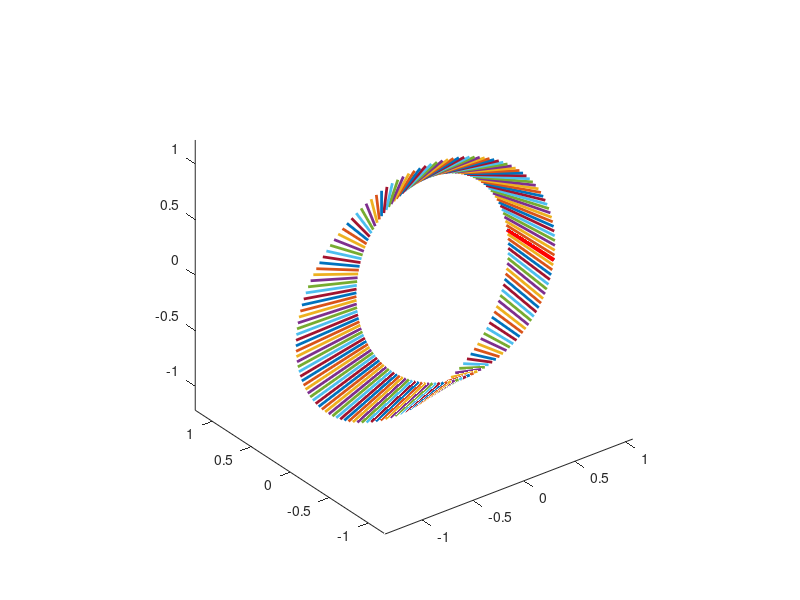

Source code (MATLAB):
% WallArchTwistShrink.m
% Program to plot a twisted arch
% on a planar wall and shrink the
% surface along the way
%
hold off
clear all
% Initial line segment endpoints
R = 1.0; beta = 0.3;
A0 = [R -beta * R 0.0]';
B0 = [R beta * R 0.0]';
n = 150; % n+1 is the number of line
% segments to plot
dtheta = 2*pi / n; dphi = pi / n;
dL = 0.0;
% dphi = 0.0; % no twist case
% dL = 0.0; % no shrinkage
for i=1:n+1
theta = (i - 1) * dtheta;
phi = (i - 1) * dphi;
T1 = [cos(theta) 0 -sin(theta) 0; 0 1 0 0; sin(theta) 0 cos(theta) 0; 0 0 0 1];
T2 = [1 0 0 R; 0 1 0 0; 0 0 1 0; 0 0 0 1];
T3 = [cos(phi) -sin(phi) 0 0; sin(phi) cos(phi) 0 0; 0 0 1 0; 0 0 0 1];
T4 = [1 0 0 -R; 0 1 0 0; 0 0 1 0; 0 0 0 1];
% Shrink segment
% Reduce beta each step
beta1 = beta - (i - 1) * dL;
A00 = [R -beta1 * R 0.0]';
B00 = [R beta1 * R 0.0]';
A = T1 * T2 * T3 * T4 * [A00;1];
B = T1 * T2 * T3 * T4 * [B00;1];
XA(i) = A(1); YA(i) = A(2);
ZA(i) = A(3); XB(i) = B(1);
YB(i) = B(2); ZB(i) = B(3);
X = [XA(i) XB(i)];
Y = [YA(i) YB(i)];
Z = [ZA(i) ZB(i)];
plot3(X,Y,Z,'LineWidth',2)
hold on
end
% Plot generator
X0 = [A0(1) B0(1)];
Y0 = [A0(2) B0(2)];
Z0 = [A0(3) B0(3)];
plot3(X0,Y0,Z0,'LineWidth',3,'Color','r')
axis equal
%
% SolidWorks output matrix
SW = [XA' YA' ZA' XB' YB' ZB']; 